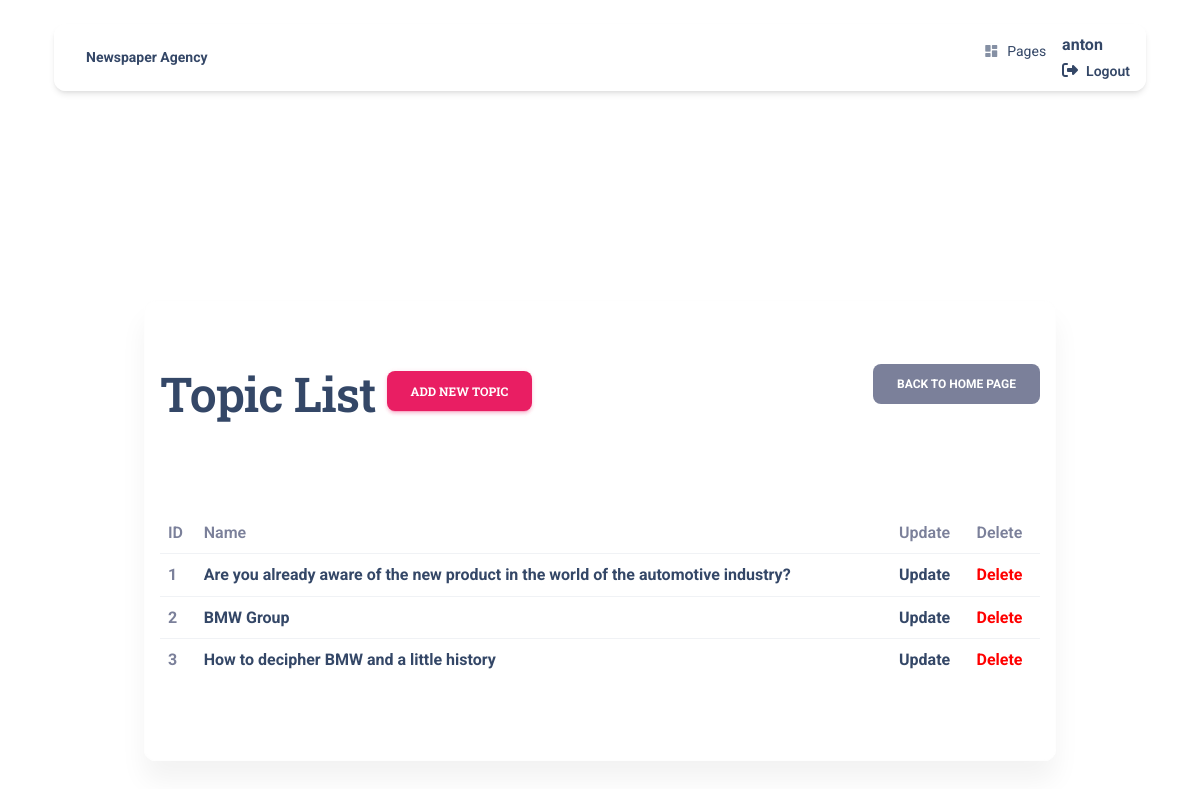
/topics/ (signed in), run on an earlier commit of the app's database.
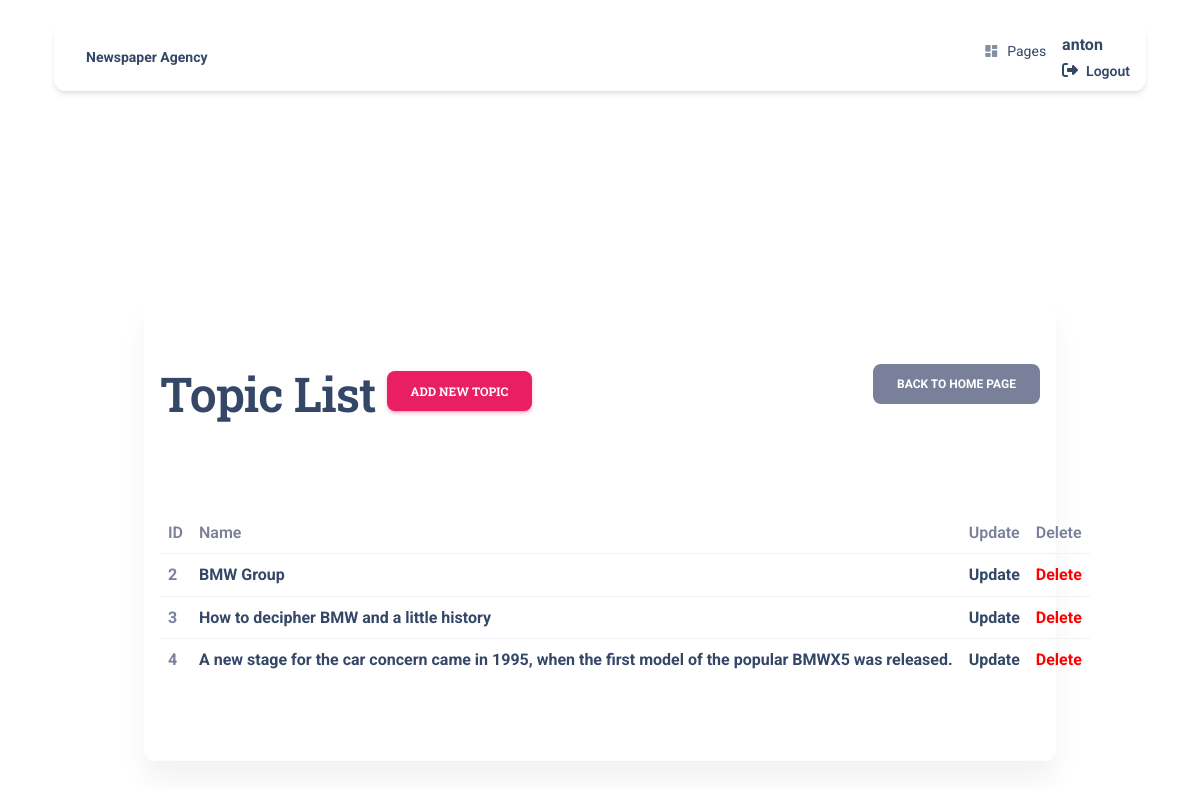
And on a later commit of the database.
### topic/models.py (models this page shows, shortened)
class Redactor(AbstractUser):
    years_of_experience = models.IntegerField(null=True, default="0")

class Topic(models.Model):
    name = models.CharField(max_length=255, unique=True)

### topic/views.py (the view)
class TopicListView(LoginRequiredMixin, generic.ListView):
    model = Topic
    paginate_by = 5

### templates/topic/topic_list.html (shortened to what this page needs)
{% extends 'layouts/base.html' %}
{% load crispy_forms_tags %}
{% block content %}
    <br><br><br><br>
<div class="container">
<br><br>
  <div class="card card-body blur shadow-blur mx-3 mx-lg-4 mt-n1"  >
        <section class="my-4 py-4" >
          <a style="float:right" href="{% url 'newspaper_agency:index' %}" class="btn btn-secondary link-to-page">
      back to home page
    </a>
   <h1>
      Topic List
      <a href="{% url 'newspaper_agency:topic-create' %}" class="btn btn-primary link-to-page">
        Add new topic
      </a>
    </h1>
<br>
<br>
 <br>
  {% if topic_list %}
    <table class="table">
      <tr>
        <th>ID</th>
        <th>Name</th>
        <th>Update</th>
        <th>Delete</th>
      </tr>
      {% for topic in topic_list %}
        <tr>
          <td>
              {{ topic.id }}
          </td>
          <td>
            <a href="{% url 'newspaper_agency:topic-detail' pk=topic.id %} "><strong>{{ topic.name }}</strong></a>
          </td>
          <td>
              <a href="{% url 'newspaper_agency:topic-update' pk=topic.id %}">
                Update
              </a>
            </td>
            <td>
              <a style="color: red"
                href="{% url 'newspaper_agency:topic-delete' pk=topic.id %}">
                Delete
              </a>
            </td>
        </tr>
      {% endfor %}
    </table>
  {% else %}
      <p>There are no topics in the service.</p>
  {% endif %}
  </div>
</div>
</div>
 {% endblock %}

### templates/layouts/base.html (shortened to what this page needs)
{% load static %}
<!DOCTYPE html>
<html lang="en" itemscope itemtype="http://schema.org/WebPage">
<head>
<link href="{% static 'css/nucleo-icons.css' %}" rel="stylesheet" />
<link href="{% static 'css/nucleo-svg.css' %}" rel="stylesheet" />
<link id="pagestyle" href="{% static 'css/material-kit.css' %}" rel="stylesheet" />
</head>
<body {% block body %}{% endblock body %} >
  {% block header %}
  <div style="margin-bottom: 150px;">
    {% include 'includes/navigation.html' %}
  </div>
  {% endblock header %}
  <div class="mx-lg-5 mx-md-3 mx-sm-1 px-lg-5 px-md-3 px-sm-0">
    {% block content %}{% endblock content %}
</body>
</html>

### templates/includes/navigation.html (shortened to what this page needs)
  <div class="container position-sticky z-index-sticky top-0">
    <div class="row">
      <div class="col-12">
        <nav class="navbar navbar-expand-lg  blur border-radius-xl mt-4 top-0 z-index-3 shadow position-absolute my-3 py-2 start-0 end-0 mx-4">
          <div class="container-fluid px-0">
            <a class="navbar-brand font-weight-bolder ms-sm-3 "  href="/" rel="tooltip" title="Designed and Coded by Creative Tim" data-placement="bottom">
              <strong>Newspaper Agency<strong>
            </a>
            <div class="collapse navbar-collapse pt-3 pb-2 py-lg-0 w-100" id="navigation" >
              <ul class="navbar-nav navbar-nav-hover ms-auto">
                <li class="nav-item dropdown dropdown-hover mx-2">
                  <a class="nav-link ps-2 d-flex cursor-pointer align-items-center" id="dropdownMenuPages" data-bs-toggle="dropdown" aria-expanded="false">
                    <i class="material-icons opacity-6 me-2 text-md">dashboard</i>
                    Pages
                  </a>
                </li>
                <br>
                {% if request.user.is_authenticated %}
                <ul class="sidebar-nav list-group" >
                    <a
                        href="{% url 'newspaper_agency:redactor-detail' pk=user.id %} ">
                      {{ user.get_username }}
                    </a>
                    <a
                      href="{% url 'newspaper_agency:logout' %}">
                      <i class="fa fa-sign-out me-1"></i>
                      <p class="d-inline text-sm font-weight-bold" data-bs-toggle="tooltip" data-bs-placement="bottom" title="Sign OUT">Logout</p>
                    </a>
                </ul>
                {% endif %}
              </ul>
            </div>
          </div>
        </nav>
      </div>
    </div>
  </div>

### templates/includes/pagination.html (shortened to what this page needs)
{% load query_transform %}

### templates/includes/scripts.html (shortened to what this page needs)
  {% load static %}

What changed in the data, as far as the page shows it:
removed Topic: id "1", name "Are you already aware of the new product in the world of the automotive industry?"
added Topic: id "4", name "A new stage for the car concern came in 1995, when the first model of the popular BMWX5 was released."
